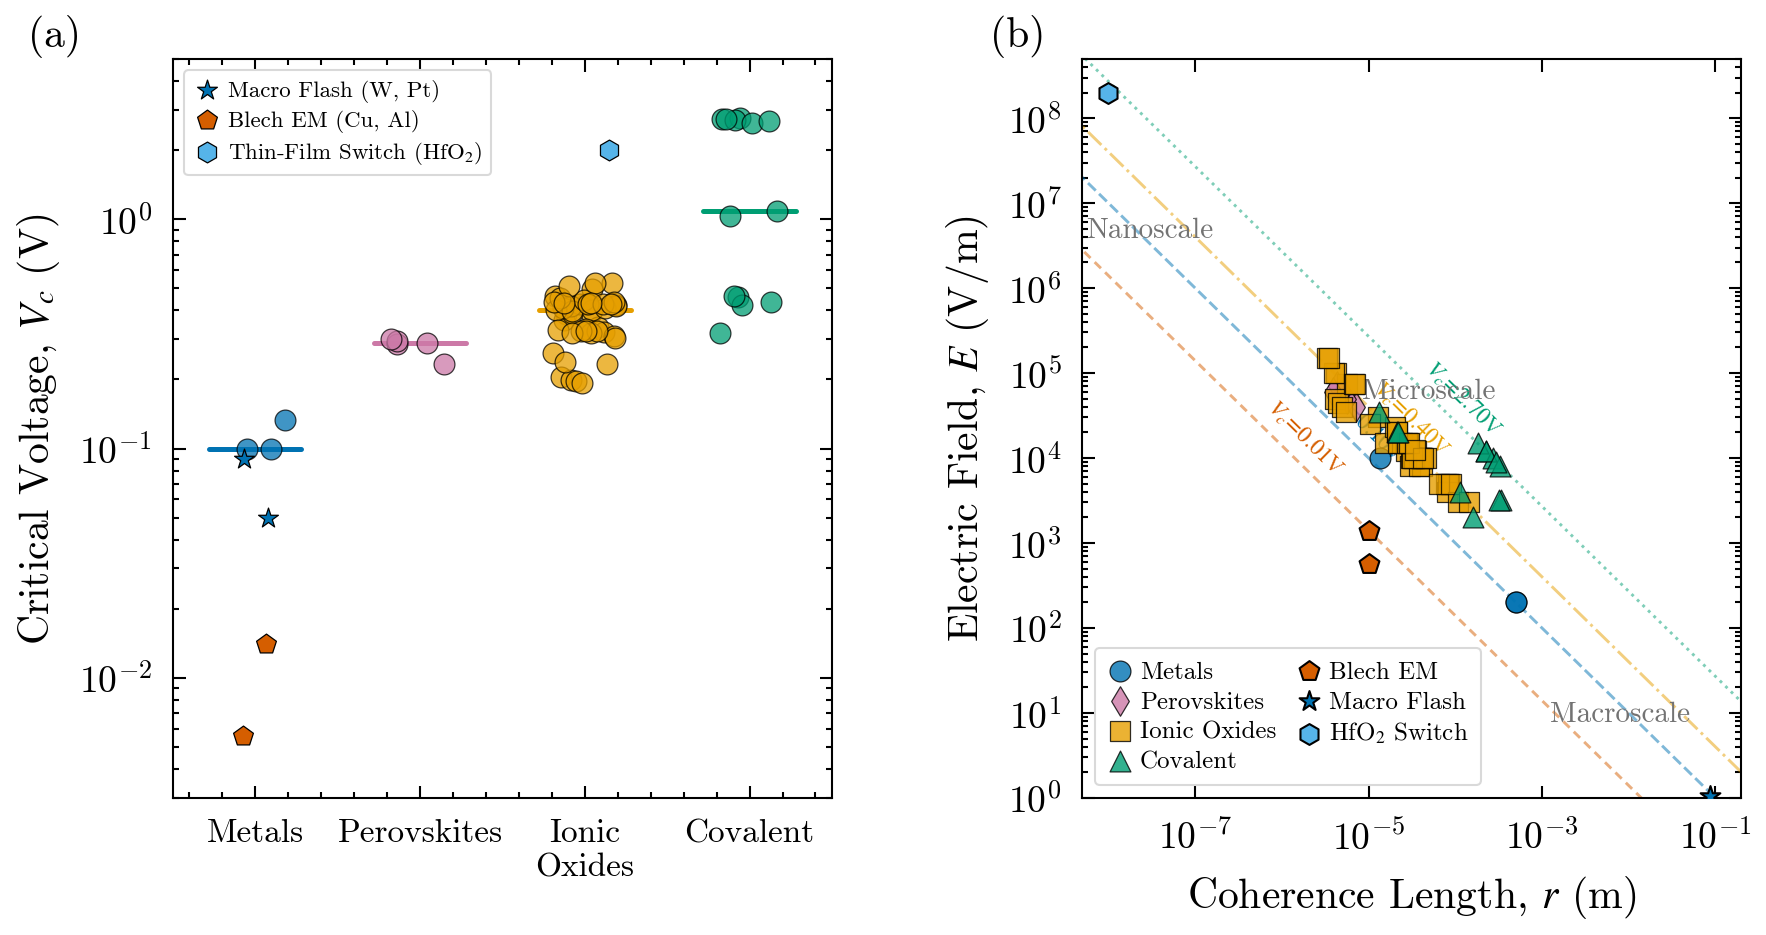

Reproduce this figure in Python.
#!/usr/bin/env python3
"""
PRL Figure: Universal Voltage Hierarchy and Scale-Invariant Unification Map.

Panel (a): Vc distribution by material family (real data from voltivity_dataset.csv).
Panel (b): E vs r log-log map showing E × r = Vc = const (scale invariance).

Conversion: Vc (V) = λ (V·μm) × 1e-4   [since (V/cm)·(μm) = V × 1e-4]
"""

import numpy as np
import pandas as pd
import matplotlib.pyplot as plt
from pathlib import Path

# ── PRL figure style (APS/REVTeX-compatible) ─────────────────────────────────
USE_LATEX = True
try:
    plt.rcParams.update({'text.usetex': True})
    fig_test = plt.figure()
    fig_test.text(0.5, 0.5, r'$\alpha$')
    fig_test.savefig('/dev/null', format='png')
    plt.close(fig_test)
except Exception:
    USE_LATEX = False
    print("LaTeX not available — falling back to mathtext renderer.")

plt.rcParams.update({
    'text.usetex': USE_LATEX,
    'font.family': 'serif',
    'font.serif': ['cmr10', 'Computer Modern Roman', 'Times New Roman'],
    'mathtext.fontset': 'cm' if USE_LATEX else 'stix',
    'font.size': 10,
    'axes.labelsize': 10,
    'xtick.labelsize': 9,
    'ytick.labelsize': 9,
    'legend.fontsize': 7,
    'legend.title_fontsize': 8,
    'axes.linewidth': 0.5,
    'axes.formatter.use_mathtext': True,
    'lines.linewidth': 0.8,
    'patch.linewidth': 0.5,
    'xtick.direction': 'in',
    'ytick.direction': 'in',
    'xtick.top': True,
    'xtick.bottom': True,
    'ytick.left': True,
    'ytick.right': True,
    'xtick.minor.visible': True,
    'ytick.minor.visible': True,
    'xtick.major.size': 3.0,
    'ytick.major.size': 3.0,
    'xtick.minor.size': 1.5,
    'ytick.minor.size': 1.5,
    'xtick.major.width': 0.5,
    'ytick.major.width': 0.5,
    'xtick.minor.width': 0.5,
    'ytick.minor.width': 0.5,
    'xtick.major.pad': 5.0,
    'ytick.major.pad': 5.0,
    'legend.frameon': True,
    'legend.facecolor': 'white',
    'legend.edgecolor': '0.85',
    'legend.framealpha': 1.0,
    'legend.handlelength': 1.2,
    'legend.labelspacing': 0.3,
    'axes.grid': False,
    'figure.dpi': 150,
    'savefig.dpi': 600,
    'savefig.bbox': 'tight',
    'savefig.pad_inches': 0.05,
})

def bold(s):
    return rf'\textbf{{{s}}}' if USE_LATEX else s

def ital(s):
    return rf'\textit{{{s}}}' if USE_LATEX else s

# ── Okabe-Ito colorblind-safe palette ────────────────────────────────────────
C = {
    'blue':       '#0072B2',
    'orange':     '#E69F00',
    'green':      '#009E73',
    'purple':     '#CC79A7',
    'vermillion': '#D55E00',
    'sky':        '#56B4E9',
    'gray':       '#999999',
}

# ── Load and transform data ──────────────────────────────────────────────────
DATA_PATH = Path(__file__).parent / 'voltivity_dataset.csv'
df = pd.read_csv(DATA_PATH)

# SI units for plotting
df['r_m'] = df['r_fitted(um)'] * 1e-6         # μm → m
df['E_Vm'] = df['E(V/cm)'] * 100              # V/cm → V/m

# Broad material categories
CAT_MAP = {
    'FCC': 'Metals', 'BCC': 'Metals', 'HCP': 'Metals',
    'perovskite': 'Perovskites',
    'fluorite': 'Ionic Oxides', 'rutile': 'Ionic Oxides',
    'corundum': 'Ionic Oxides', 'spinel': 'Ionic Oxides',
    'ferrite': 'Ionic Oxides', 'garnet': 'Ionic Oxides',
    'pyrochlore': 'Ionic Oxides', 'wurtzite': 'Ionic Oxides',
    'oxide_composite': 'Ionic Oxides', 'composite': 'Ionic Oxides',
    'glass_ceramic': 'Ionic Oxides',
    'carbide': 'Covalent', 'nitride': 'Covalent',
}
df['Category'] = df['Family'].map(CAT_MAP)

# Split by phenomenon (all data now lives in the CSV)
df_flash    = df[df['Phenomenon'] == 'flash_sintering']
df_blech    = df[df['Phenomenon'] == 'electromigration']
df_macro    = df[df['Phenomenon'] == 'macro_flash']
df_thinfilm = df[df['Phenomenon'] == 'thin_film_switch']

CATS = ['Metals', 'Perovskites', 'Ionic Oxides', 'Covalent']
CAT_LABELS = ['Metals', 'Perovskites', 'Ionic\nOxides', 'Covalent']
CAT_COLORS = {
    'Metals':       C['blue'],
    'Perovskites':  C['purple'],
    'Ionic Oxides': C['orange'],
    'Covalent':     C['green'],
}
CAT_MARKERS = {
    'Metals':       'o',
    'Perovskites':  'd',
    'Ionic Oxides': 's',
    'Covalent':     '^',
}

# ── Create figure ─────────────────────────────────────────────────────────────
fig, (ax1, ax2) = plt.subplots(
    1, 2, figsize=(6.75, 3.2),
    gridspec_kw={'width_ratios': [1, 1], 'wspace': 0.38},
)

# ═════════════════════════════════════════════════════════════════════════════
# Panel (a): Voltage Hierarchy — strip plot of Vc by material category
# ═════════════════════════════════════════════════════════════════════════════
np.random.seed(42)

# Flash sintering data (main dataset, circles by category)
for i, cat in enumerate(CATS):
    vc = df_flash.loc[df_flash['Category'] == cat, 'Vc(V)'].values
    if len(vc) == 0:
        continue
    jitter = np.random.uniform(-0.20, 0.20, len(vc))
    ax1.scatter(
        i + jitter, vc,
        c=CAT_COLORS[cat], s=25, alpha=0.75,
        edgecolors='k', linewidths=0.3, zorder=3,
    )
    med = np.median(vc)
    ax1.plot([i - 0.28, i + 0.28], [med, med],
             color=CAT_COLORS[cat], lw=1.2, zorder=2, solid_capstyle='round')

# Macroscopic metal flash (from CSV)
macro_jitter = np.random.uniform(-0.08, 0.08, len(df_macro))
ax1.scatter(
    0 + macro_jitter, df_macro['Vc(V)'].values,
    c=CAT_COLORS['Metals'], s=25, marker='*',
    edgecolors='k', linewidths=0.3, zorder=4,
    label='Macro Flash (W, Pt)',
)

# Blech electromigration (from CSV)
blech_jitter = np.random.uniform(-0.12, 0.12, len(df_blech))
ax1.scatter(
    0 + blech_jitter, df_blech['Vc(V)'].values,
    c=C['vermillion'], s=25, marker='p',
    edgecolors='k', linewidths=0.3, zorder=4,
    label='Blech EM (Cu, Al)',
)

# Thin-film switching (from CSV)
ax1.scatter(
    [2 + 0.15], df_thinfilm['Vc(V)'].values,
    c=C['sky'], s=25, marker='h',
    edgecolors='k', linewidths=0.3, zorder=4,
    label=r'Thin-Film Switch (HfO$_2$)',
)

ax1.set_yscale('log')
ax1.set_xticks(range(len(CATS)))
ax1.set_xticklabels(CAT_LABELS, fontsize=8)
ax1.set_ylabel(r'Critical Voltage, $V_c$ (V)')
ax1.set_ylim(0.003, 5)
ax1.set_xlim(-0.5, len(CATS) - 0.5)
ax1.legend(loc='upper left', fontsize=5.5, handletextpad=0.3, borderpad=0.4)
ax1.text(-0.22, 1.06, bold('(a)'), transform=ax1.transAxes,
         fontsize=10, va='top', ha='left')

# ═════════════════════════════════════════════════════════════════════════════
# Panel (b): Scale-invariant unification map E vs r (log-log)
# ═════════════════════════════════════════════════════════════════════════════
r_line = np.logspace(-9, 0.5, 300)

# Diagonal Vc = const reference lines
Vc_blech   = 0.014   # Electromigration (grain-boundary, Z*~10)
Vc_metals  = 0.10    # Bulk metals (Ni, W)
Vc_oxides  = np.median(df_flash.loc[df_flash['Category'] == 'Ionic Oxides', 'Vc(V)'])
Vc_carbide = 2.70    # Strongly covalent carbides (WC)

for vc_val, color, ls in [
    (Vc_blech,   C['vermillion'], (0, (3, 2))),
    (Vc_metals,  CAT_COLORS['Metals'],       '--'),
    (Vc_oxides,  CAT_COLORS['Ionic Oxides'], '-.'),
    (Vc_carbide, CAT_COLORS['Covalent'],     ':'),
]:
    ax2.plot(r_line, vc_val / r_line,
             ls=ls, color=color, lw=0.7, alpha=0.5)

# Direct labels on diagonal lines — compute correct rotation from axes geometry
def loglog_rotation(ax):
    """Compute display-space angle for slope -1 on a log-log plot."""
    xlim = np.log10(ax.get_xlim())
    ylim = np.log10(ax.get_ylim())
    bbox = ax.get_window_extent()
    data_aspect = (ylim[1] - ylim[0]) / (xlim[1] - xlim[0])
    display_aspect = bbox.height / bbox.width
    return -np.degrees(np.arctan(display_aspect / data_aspect))

# Flash sintering data by category
for cat in CATS:
    mask = df_flash['Category'] == cat
    if mask.sum() == 0:
        continue
    ax2.scatter(
        df_flash.loc[mask, 'r_m'], df_flash.loc[mask, 'E_Vm'],
        c=CAT_COLORS[cat], marker=CAT_MARKERS[cat],
        s=25, alpha=0.8, edgecolors='k', linewidths=0.3, zorder=4,
        label=cat,
    )

# Blech electromigration (from CSV)
ax2.scatter(
    df_blech['r_m'], df_blech['E_Vm'],
    color=C['vermillion'], marker='p', s=25,
    edgecolors='k', linewidths=0.5, zorder=5,
    label='Blech EM',
)

# Macroscopic metal flash (from CSV)
ax2.scatter(
    df_macro['r_m'], df_macro['E_Vm'],
    color=CAT_COLORS['Metals'], marker='*', s=25,
    edgecolors='k', linewidths=0.5, zorder=5,
    label='Macro Flash',
)

# Thin-film switching (from CSV)
ax2.scatter(
    df_thinfilm['r_m'], df_thinfilm['E_Vm'],
    color=C['sky'], marker='h', s=25,
    edgecolors='k', linewidths=0.5, zorder=5,
    label=r'HfO$_2$ Switch',
)

ax2.set_xscale('log')
ax2.set_yscale('log')
ax2.set_xlim(5e-9, 2e-1)
ax2.set_ylim(1e0, 5e8)
ax2.set_xlabel(r'Coherence Length, $r$ (m)')
ax2.set_ylabel(r'Electric Field, $E$ (V/m)')
ax2.legend(loc='lower left', fontsize=6, ncol=2,
           handlelength=1.0, columnspacing=0.8, borderpad=0.5,
           handletextpad=0.3)

# Force a draw so axes geometry is resolved before computing rotation
fig.canvas.draw()
rot = loglog_rotation(ax2)

# Place Vc labels directly on each diagonal line (staggered along r)
for vc_val, color, r_pos in [
    (Vc_blech,   C['vermillion'],            6e-7),
    (Vc_metals,  CAT_COLORS['Metals'],       3e-6),
    (Vc_oxides,  CAT_COLORS['Ionic Oxides'], 1e-5),
    (Vc_carbide, CAT_COLORS['Covalent'],     4e-5),
]:
    E_pos = vc_val / r_pos
    ax2.text(r_pos, E_pos * 1.5, rf'$V_c\!=\!{vc_val:.2f}$V',
             fontsize=5.5, color=color, ha='left', va='bottom',
             rotation=rot, rotation_mode='anchor')

# Scale-regime annotations (inside axes, away from edges)
for x, y, txt in [
    (3e-8, 4e6, 'Nanoscale'),
    (5e-5, 5e4, 'Microscale'),
    (8e-3, 8e0, 'Macroscale'),
]:
    ax2.text(x, y, ital(txt), fontsize=7, ha='center', color='0.45')

ax2.text(-0.14, 1.06, bold('(b)'), transform=ax2.transAxes,
         fontsize=10, va='top', ha='left')

# ── Save ──────────────────────────────────────────────────────────────────────
OUT = Path(__file__).parent
fig.savefig(OUT / 'figure_prl_unification.pdf')
fig.savefig(OUT / 'figure_prl_unification.png', dpi=300)
print(f"Saved: {OUT / 'figure_prl_unification.pdf'}")
print(f"Saved: {OUT / 'figure_prl_unification.png'}")
plt.show()
